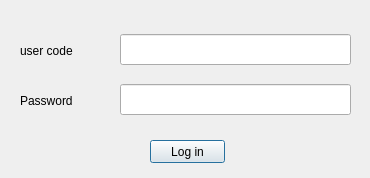
<?xml version="1.0" encoding="UTF-8"?>
<ui version="4.0">
 <class>userLogInForm</class>
 <widget class="QDialog" name="userLogInForm">
  <property name="geometry">
   <rect>
    <x>0</x>
    <y>0</y>
    <width>370</width>
    <height>178</height>
   </rect>
  </property>
  <property name="windowTitle">
   <string>Log In</string>
  </property>
  <widget class="QLineEdit" name="userCodeTxt">
   <property name="geometry">
    <rect>
     <x>120</x>
     <y>34</y>
     <width>231</width>
     <height>31</height>
    </rect>
   </property>
  </widget>
  <widget class="QLineEdit" name="userPasswordTxt">
   <property name="geometry">
    <rect>
     <x>120</x>
     <y>84</y>
     <width>231</width>
     <height>31</height>
    </rect>
   </property>
  </widget>
  <widget class="QLabel" name="label">
   <property name="geometry">
    <rect>
     <x>20</x>
     <y>40</y>
     <width>101</width>
     <height>21</height>
    </rect>
   </property>
   <property name="text">
    <string>user code</string>
   </property>
  </widget>
  <widget class="QLabel" name="label_2">
   <property name="geometry">
    <rect>
     <x>20</x>
     <y>90</y>
     <width>101</width>
     <height>21</height>
    </rect>
   </property>
   <property name="text">
    <string>Password</string>
   </property>
  </widget>
  <widget class="QPushButton" name="userLogInBtn">
   <property name="geometry">
    <rect>
     <x>150</x>
     <y>140</y>
     <width>75</width>
     <height>23</height>
    </rect>
   </property>
   <property name="text">
    <string>Log in</string>
   </property>
  </widget>
 </widget>
 <resources/>
 <connections/>
</ui>
